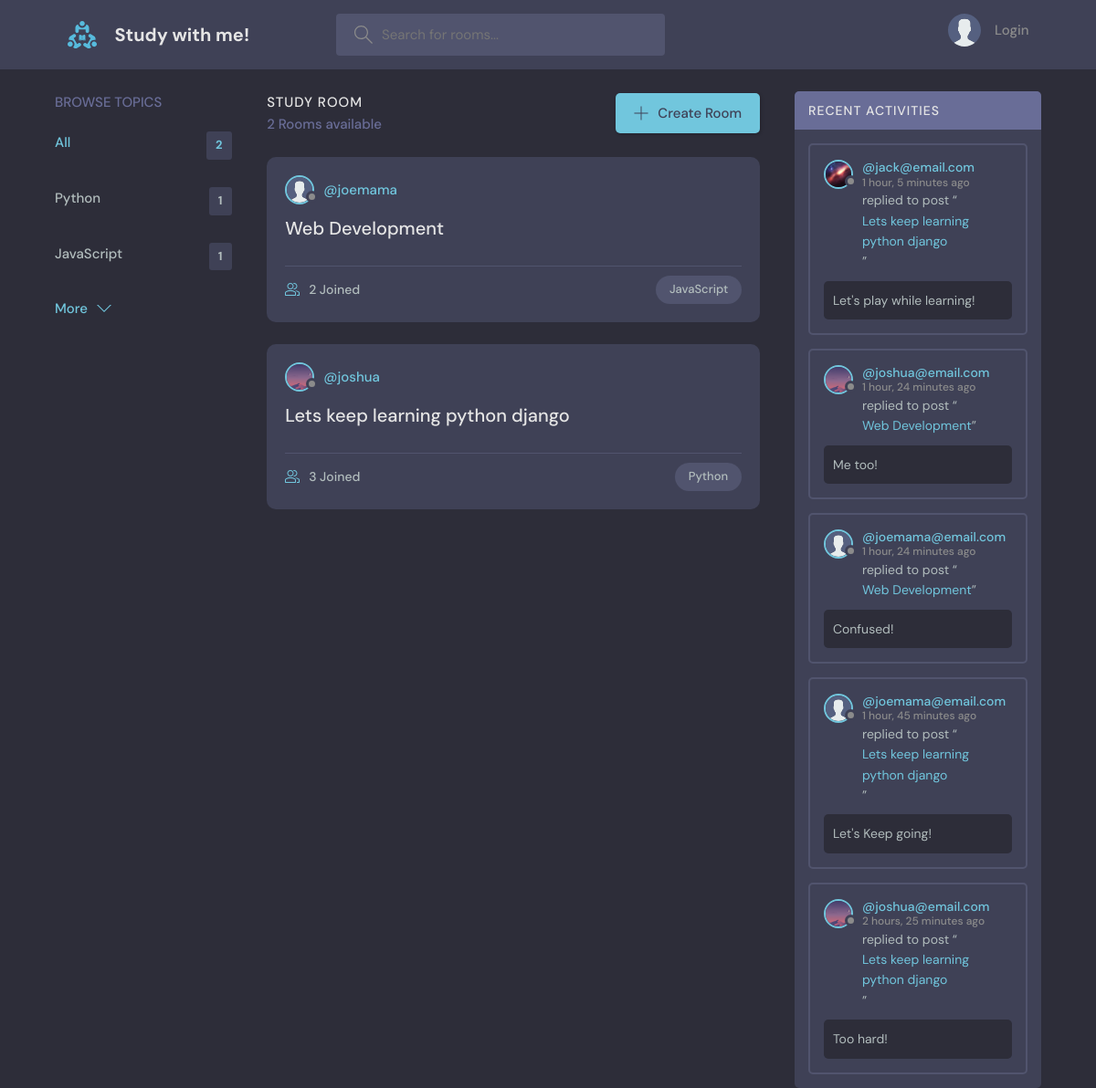
The page / on the database its author committed.
### base/models.py (models this page shows, shortened)
class Topic(models.Model):
    name = models.CharField(max_length=200)

class Room(models.Model):
    host = models.ForeignKey(User, on_delete=models.SET_NULL, null=True)
    topic = models.ForeignKey(Topic, on_delete=models.SET_NULL, null=True)
    name = models.CharField(max_length=200)
    description = models.TextField(null=True, blank=True)
    participants = models.ManyToManyField(User, related_name='participants', blank=True)
    updated = models.DateTimeField(auto_now=True)
    created = models.DateTimeField(auto_now_add=True)
    class Meta:
        ordering = ['-updated', '-created']
    def __str__(self):
        return self.name

class User(AbstractUser):
    name = models.CharField(max_length=200, null=True)
    email = models.EmailField(unique=True, null=True)
    bio = models.TextField(null=True)
    avatar = models.ImageField(null=True, default="avatar.svg")
    USERNAME_FIELD = 'email'
    REQUIRED_FIELDS = []

class Message(models.Model):
    user = models.ForeignKey(User, on_delete=models.CASCADE)
    room = models.ForeignKey(Room, on_delete=models.CASCADE)
    body = models.TextField()
    updated = models.DateTimeField(auto_now=True)
    created = models.DateTimeField(auto_now_add=True)
    class Meta:
        ordering = ['-updated', '-created']

### base/views.py (the view)
# urls.py: path('', views.home, name="home"),
def home(request):
    q = request.GET.get('q') if request.GET.get('q') != None else ''
    rooms = Room.objects.filter(
        Q(topic__name__icontains=q)|
        Q(name__icontains=q)|
        Q(description__icontains=q)
        )
    topics = Topic.objects.all()[0:5]
    room_count = rooms.count()
    room_messages = Message.objects.filter(Q(room__topic__name__icontains=q))
    context = {'rooms': rooms, 'topics': topics, 'room_count': room_count,
                'room_messages': room_messages}
    return render(request, 'base/home.html', context)

### base/templates/base/home.html (shortened to what this page needs)
{% extends 'main.html' %}
{% block content %}
    <main class="layout layout--3">
      <div class="container">
        {% include 'base/topics_component.html' %}
        <div class="roomList">
          <div class="roomList__header">
            <div>
              <h2>Study Room</h2>
              <p>{{room_count}} Rooms available</p>
            </div>
            <a class="btn btn--main" href="{% url 'create-room' %}">
              <svg version="1.1" xmlns="http://www.w3.org/2000/svg" width="32" height="32" viewBox="0 0 32 32">
                <title>add</title>
                <path
                  d="M16.943 0.943h-1.885v14.115h-14.115v1.885h14.115v14.115h1.885v-14.115h14.115v-1.885h-14.115v-14.115z"
                ></path>
              </svg>
              Create Room
            </a>
          </div>
          {% include 'base/feed_component.html' %}
        </div>
        {% include 'base/activity_component.html' %}
      </div>
    </main>
{% endblock %}

### base/templates/base/topics_component.html
<div class="topics">
    <div class="topics__header">
      <h2>Browse Topics</h2>
    </div>
    <ul class="topics__list">
      <li>
        <a href="{% url 'home' %}" class="active">All <span>{{topics.count}}</span></a>
      </li>
      {% for topic in topics %}
      <li>
        <a href="{% url 'home' %}?q={{ topic.name }}">{{topic.name}} <span>{{topic.room_set.all.count}}</span></a>
      </li>
      {% endfor %}
    </ul>
    <a class="btn btn--link" href="{% url 'topics' %}">
      More
      <svg version="1.1" xmlns="http://www.w3.org/2000/svg" width="32" height="32" viewBox="0 0 32 32">
        <title>chevron-down</title>
        <path d="M16 21l-13-13h-3l16 16 16-16h-3l-13 13z"></path>
      </svg>
    </a>
  </div>

### base/templates/base/feed_component.html (shortened to what this page needs)
{% for room in rooms %}
<div class="roomListRoom">
    <div class="roomListRoom__header">
      <a href="{% url 'user-profile' room.host.id %}" class="roomListRoom__author">
        <div class="avatar avatar--small">
          <img src="{{room.host.avatar.url}}" />
        </div>
        <span>@{{room.host.username}}</span>
      </a>
    </div>
    <div class="roomListRoom__content">
      <a href="{% url 'room' room.id %}">{{room.name}}</a>
    </div>
    <div class="roomListRoom__meta">
      <a href="{% url 'room' room.id %}" class="roomListRoom__joined">
        {{room.participants.all.count}} Joined
      </a>
      <p class="roomListRoom__topic">{{room.topic.name}}</p>
    </div>
</div>
{% endfor %}

### base/templates/base/activity_component.html (shortened to what this page needs)
<div class="activities">
    <div class="activities__header">
      <h2>Recent Activities</h2>
    </div>
    {% for message in room_messages %}
    <div class="activities__box">
      <div class="activities__boxHeader roomListRoom__header">
        <a href="{% url 'user-profile' message.user.id %}" class="roomListRoom__author">
          <div class="avatar avatar--small">
            <img src="{{message.user.avatar.url}}" />
          </div>
          <p>
            @{{message.user}}
            <span>{{message.created|timesince}} ago</span>
          </p>
        </a>
      </div>
      <div class="activities__boxContent">
        <p>replied to post “<a href="{% url 'room' message.room.id %}">{{message.room}}</a>”</p>
        <div class="activities__boxRoomContent">
          {{message.body}}
        </div>
      </div>
    </div>
    {% endfor %}
  </div>

### rows shown on the page
Topic: name "Python", room_set.all.count "1"
Topic: name "JavaScript", room_set.all.count "1"
Room: host.avatar (placeholder picture), host.username "joemama", name "Web Development", participants.all.count "2", topic.name "JavaScript"
Room: host.avatar (picture), host.username "joshua", name "Lets keep learning python django", participants.all.count "3", topic.name "Python"
Message: user.avatar (picture), user "jack@email.com", created "1 hour, 5 minutes", room "Lets keep learning python django", body "Let's play while learning!"
Message: user.avatar (picture), user "joshua@email.com", created "1 hour, 24 minutes", room "Web Development", body "Me too!"
Message: user.avatar (placeholder picture), user "joemama@email.com", created "1 hour, 24 minutes", room "Web Development", body "Confused!"
Message: user.avatar (placeholder picture), user "joemama@email.com", created "1 hour, 45 minutes", room "Lets keep learning python django", body "Let's Keep going!"
Message: user.avatar (picture), user "joshua@email.com", created "2 hours, 25 minutes", room "Lets keep learning python django", body "Too hard!"

### other values the page prints
{{ topics.count }} "2"
{{ room_count }} "2"
